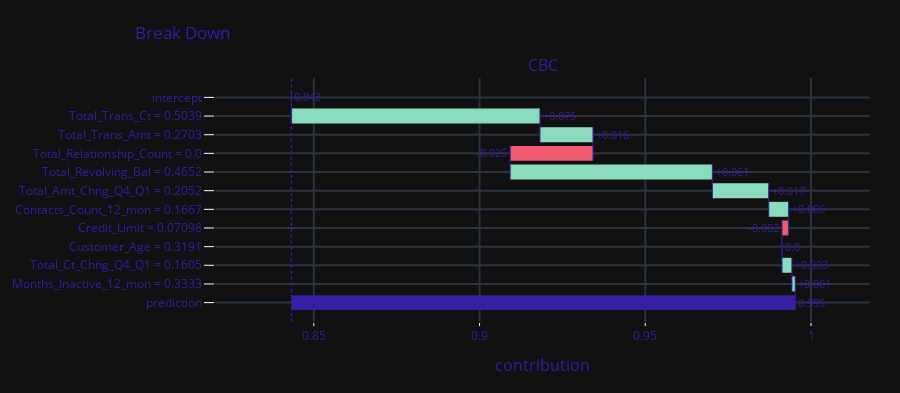

Notebook code cell kept with this figure:
### Code cell
model_exp_bd = model2_exp.predict_parts(single_datapoint, type='break_down', order=np.array(['Total_Trans_Ct', 'Total_Trans_Amt', 'Total_Relationship_Count', 'Total_Revolving_Bal', 
                                                                                             'Total_Amt_Chng_Q4_Q1', 'Contacts_Count_12_mon', 'Credit_Limit', 'Customer_Age', 'Total_Ct_Chng_Q4_Q1',
                                                                                             'Months_Inactive_12_mon']))
model_exp_bd.plot(max_vars=20, show=False).update_layout(template='plotly_dark')

### Figure 1 — Plotly figure (JSON) as saved in the notebook; plotly's stock layout.template omitted (floating-point values rounded to 4 significant figures)
{"data": [{"base": 0.8432, "connector": {"line": {"color": "#371ea3", "dash": "solid", "width": 1}, "mode": "spanning"}, "decreasing": {"marker": {"color": "#f05a71"}}, "hoverinfo": "text+delta", "hoverlabel": {"bgcolor": "rgba(0,0,0,0.8)"}, "hovertext": ["Average response: 0.843<br>Prediction: 0.995", "Total_Trans_Ct = 0.5039<br>increases average response by", "Total_Trans_Amt = 0.2703<br>increases average response by", "Total_Relationship_Count = 0.0<br>decreases average response by", "Total_Revolving_Bal = 0.4652<br>increases average response by", "Total_Amt_Chng_Q4_Q1 = 0.2052<br>increases average response by", "Contacts_Count_12_mon = 0.1667<br>increases average response by", "Credit_Limit = 0.07098<br>decreases average response by", "Customer_Age = 0.3191<br>decreases average response by", "Total_Ct_Chng_Q4_Q1 = 0.1605<br>increases average response by", "Months_Inactive_12_mon = 0.3333<br>increases average response by", "Average response: 0.843<br>Prediction: 0.995"], "increasing": {"marker": {"color": "#8bdcbe"}}, "measure": ["relative", "relative", "relative", "relative", "relative", "relative", "relative", "relative", "relative", "relative", "relative", "total"], "orientation": "h", "showlegend": false, "text": ["0.843", "+0.075", "+0.016", "-0.025", "+0.061", "+0.017", "+0.006", "-0.002", "0.0", "+0.003", "+0.001", "0.995"], "textposition": "outside", "totals": {"marker": {"color": "#371ea3"}}, "type": "waterfall", "x": [0, 0.075, 0.016, -0.025, 0.061, 0.017, 0.006, -0.002, 0, 0.003, 0.001, 0.152], "xaxis": "x", "y": ["intercept", "Total_Trans_Ct = 0.5039", "Total_Trans_Amt = 0.2703", "Total_Relationship_Count = 0.0", "Total_Revolving_Bal = 0.4652", "Total_Amt_Chng_Q4_Q1 = 0.2052", "Contacts_Count_12_mon = 0.1667", "Credit_Limit = 0.07098", "Customer_Age = 0.3191", "Total_Ct_Chng_Q4_Q1 = 0.1605", "Months_Inactive_12_mon = 0.3333", "prediction"], "yaxis": "y"}], "layout": {"annotations": [{"font": {"size": 16}, "showarrow": false, "text": "CBC", "x": 0.5, "xanchor": "center", "xref": "paper", "y": 1, "yanchor": "bottom", "yref": "paper"}, {"font": {"size": 16}, "showarrow": false, "text": "contribution", "x": 0.5, "xanchor": "center", "xref": "paper", "y": 0, "yanchor": "top", "yref": "paper", "yshift": -30}], "font": {"color": "#371ea3"}, "height": 393, "margin": {"b": 71, "r": 30, "t": 78}, "shapes": [{"line": {"color": "#371ea3", "dash": "dot", "width": 1.5}, "type": "line", "x0": 0.8432, "x1": 0.8432, "xref": "x", "y0": -1, "y1": 12, "yref": "y"}], "title": {"text": "Break Down", "x": 0.15}, "xaxis": {"anchor": "y", "automargin": true, "domain": [0, 1], "fixedrange": true, "gridwidth": 2, "range": [0.8202, 1.018], "tickcolor": "white", "ticklen": 3, "ticks": "outside", "type": "linear", "zeroline": false}, "yaxis": {"anchor": "x", "automargin": true, "autorange": "reversed", "domain": [0, 1], "fixedrange": true, "gridwidth": 2, "tickcolor": "white", "ticklen": 10, "ticks": "outside", "type": "category"}}}
